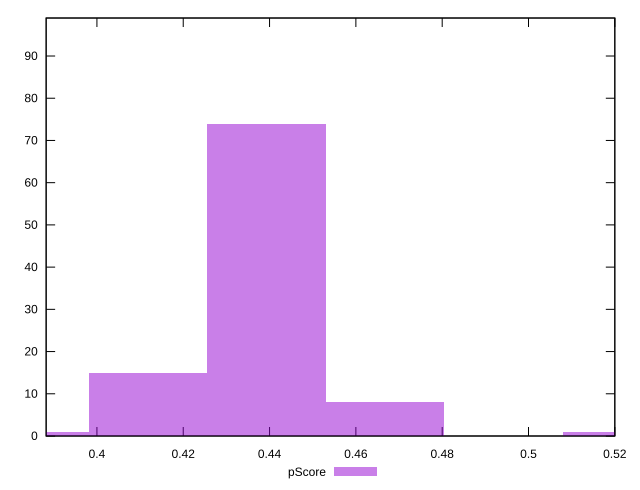

Write gnuplot code to recreate this figure.
reset

$pScore <<EOF
0.5216895910943999 1
0.4118602034955789 15
0.43931755039528414 74
0.4667748972949894 8
0.38440285659587364 1
EOF

set key outside below
set boxwidth 0.02745734689970526
set xrange [0.38823529411764707:0.52]
set yrange [0:99]
set trange [0:99]
set style fill transparent solid 0.5 noborder
set terminal svg size 640, 490 enhanced background rgb 'white'
set output "reports/report_00027_2021-02-24T12-40-31.850Z/uses-rel-preload/samples/card/pScore/histogram.svg"

plot $pScore title "pScore" with boxes

reset
